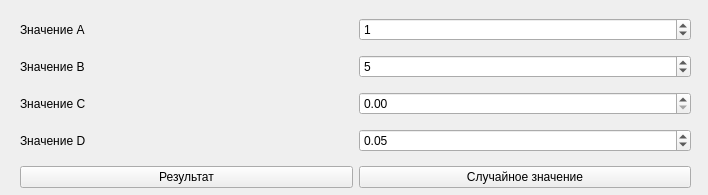
<?xml version="1.0" encoding="UTF-8"?>
<ui version="4.0">
 <class>Form</class>
 <widget class="QWidget" name="Form">
  <property name="geometry">
   <rect>
    <x>0</x>
    <y>0</y>
    <width>708</width>
    <height>195</height>
   </rect>
  </property>
  <property name="minimumSize">
   <size>
    <width>708</width>
    <height>195</height>
   </size>
  </property>
  <property name="maximumSize">
   <size>
    <width>708</width>
    <height>195</height>
   </size>
  </property>
  <property name="windowTitle">
   <string>Вычисление десятичных антилогарифмов</string>
  </property>
  <widget class="QWidget" name="gridLayoutWidget">
   <property name="geometry">
    <rect>
     <x>20</x>
     <y>10</y>
     <width>671</width>
     <height>191</height>
    </rect>
   </property>
   <layout class="QGridLayout" name="gridControl">
    <item row="0" column="0">
     <widget class="QLabel" name="labelA">
      <property name="font">
       <font>
        <family>.AppleSystemUIFont</family>
       </font>
      </property>
      <property name="text">
       <string>Значение A</string>
      </property>
     </widget>
    </item>
    <item row="3" column="0">
     <widget class="QLabel" name="labelC">
      <property name="text">
       <string>Значение С</string>
      </property>
     </widget>
    </item>
    <item row="2" column="0">
     <widget class="QLabel" name="labelB">
      <property name="text">
       <string>Значение B</string>
      </property>
     </widget>
    </item>
    <item row="5" column="1">
     <widget class="QPushButton" name="buttonRandom">
      <property name="text">
       <string>Случайное значение</string>
      </property>
     </widget>
    </item>
    <item row="3" column="1">
     <widget class="QDoubleSpinBox" name="boxC">
      <property name="minimum">
       <double>0.000000000000000</double>
      </property>
      <property name="maximum">
       <double>0.990000000000000</double>
      </property>
      <property name="singleStep">
       <double>0.010000000000000</double>
      </property>
     </widget>
    </item>
    <item row="4" column="0">
     <widget class="QLabel" name="labelD">
      <property name="font">
       <font>
        <family>.AppleSystemUIFont</family>
       </font>
      </property>
      <property name="text">
       <string>Значение D</string>
      </property>
     </widget>
    </item>
    <item row="4" column="1">
     <widget class="QDoubleSpinBox" name="boxD">
      <property name="minimum">
       <double>0.000000000000000</double>
      </property>
      <property name="maximum">
       <double>0.990000000000000</double>
      </property>
      <property name="singleStep">
       <double>0.010000000000000</double>
      </property>
      <property name="value">
       <double>0.050000000000000</double>
      </property>
     </widget>
    </item>
    <item row="5" column="0">
     <widget class="QPushButton" name="buttonResult">
      <property name="text">
       <string>Результат</string>
      </property>
     </widget>
    </item>
    <item row="2" column="1">
     <widget class="QSpinBox" name="boxB">
      <property name="minimum">
       <number>-100</number>
      </property>
      <property name="maximum">
       <number>100</number>
      </property>
      <property name="value">
       <number>5</number>
      </property>
     </widget>
    </item>
    <item row="0" column="1">
     <widget class="QSpinBox" name="boxA">
      <property name="minimum">
       <number>-100</number>
      </property>
      <property name="maximum">
       <number>100</number>
      </property>
      <property name="value">
       <number>1</number>
      </property>
     </widget>
    </item>
   </layout>
  </widget>
 </widget>
 <resources/>
 <connections/>
</ui>
